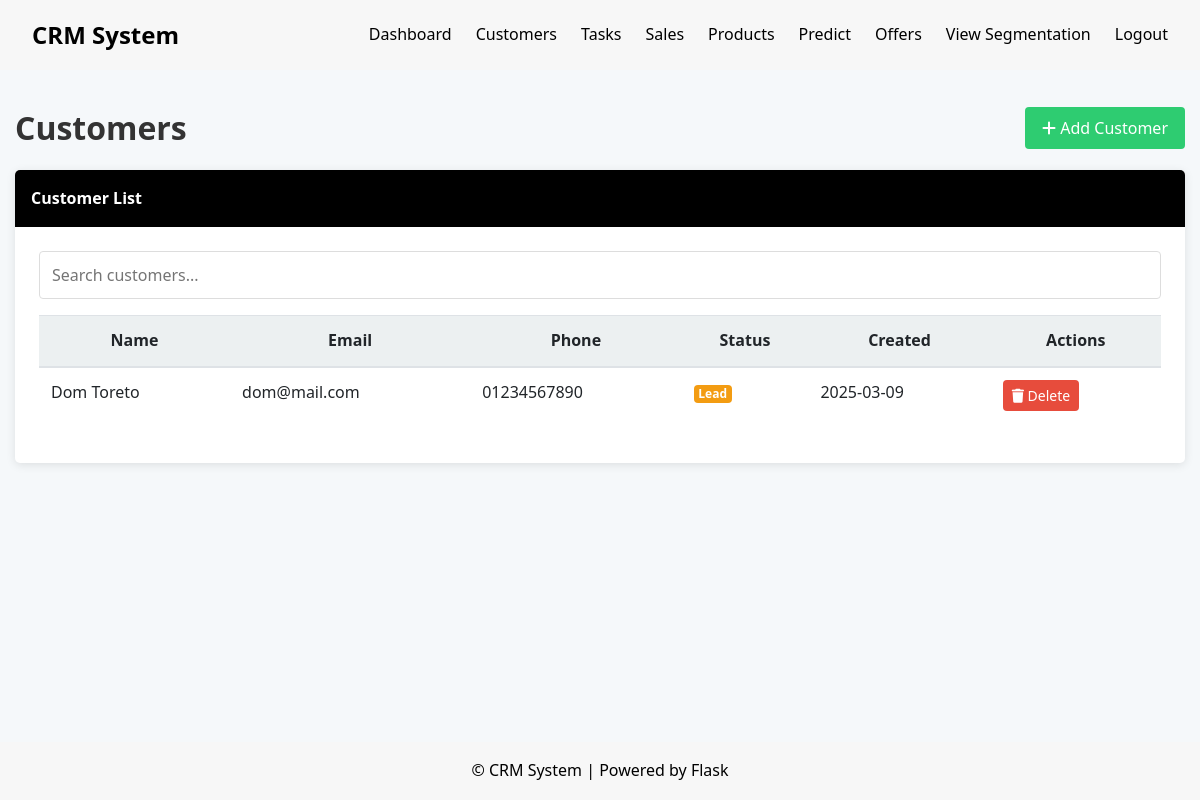
Page /customers (signed in) on the earlier database version.
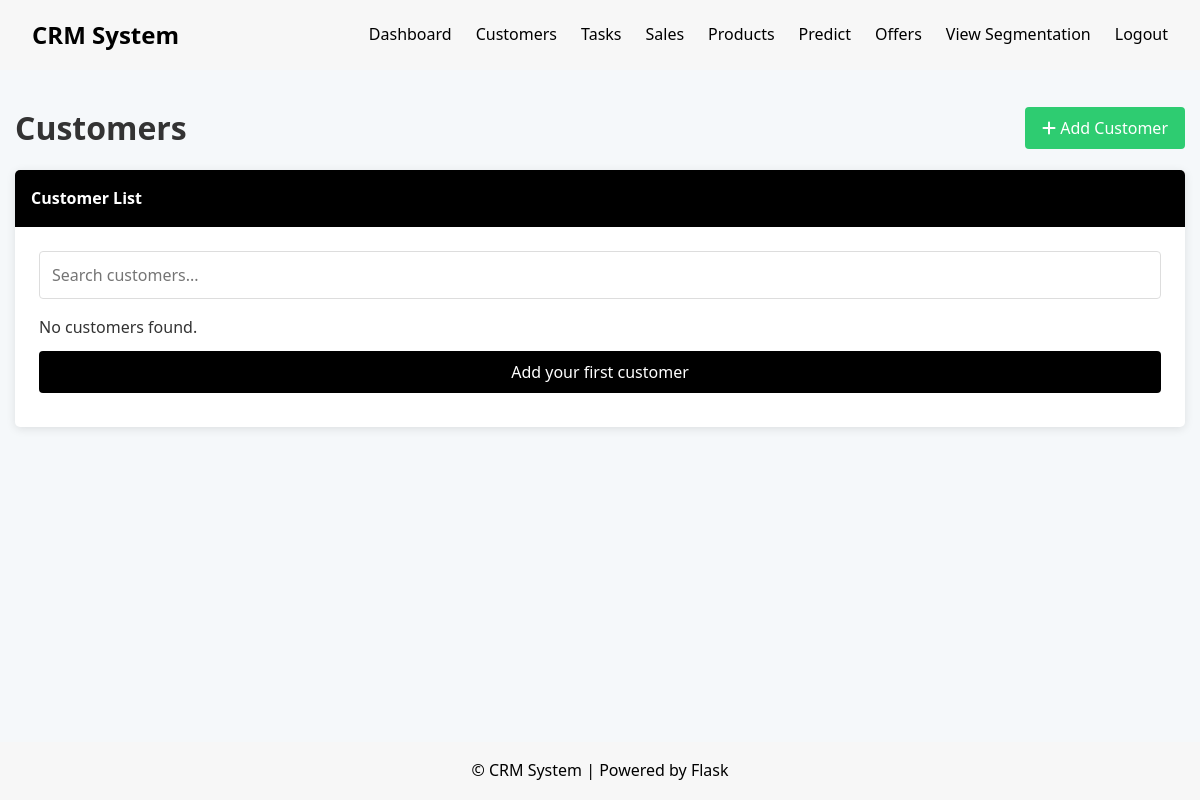
Same page on the later database version.
### app.py (models this page shows)
class Customer(db.Model):
    interactions = db.relationship('Interaction', backref='customer', lazy=True, cascade="all, delete-orphan")
    id = db.Column(db.Integer, primary_key=True)
    first_name = db.Column(db.String(100), nullable=False)
    last_name = db.Column(db.String(100), nullable=False)
    email = db.Column(db.String(100), unique=True, nullable=False)
    phone = db.Column(db.String(20), nullable=False)
    notes = db.Column(db.Text, nullable=True)
    status = db.Column(db.String(20), default='lead')  # ✅ Ensure this is a STRING
    created_at = db.Column(db.DateTime, default=datetime.utcnow)
    created_by = db.Column(db.String(20), db.ForeignKey('user.id'), default='admin',nullable=False)

### app.py (the view)
@app.route('/customers')
def customers():
    if 'user_id' not in session:
        flash('Please login to view customers', 'danger')
        return redirect(url_for('login'))
    customers = Customer.query.all()
    return render_template('customers.html', customers=customers)

### templates/customers.html (shortened to what this page needs)
{% extends "layout.html" %}
{% block content %}
<div style="display: flex; justify-content: space-between; align-items: center; margin-bottom: 1rem;">
    <h1>Customers</h1>
    <a href="{{ url_for('add_customer') }}" class="btn btn-success"><i class="fas fa-plus"></i> Add Customer</a>
</div>
<div class="card">
    <div class="card-header">
        Customer List
    </div>
    <div class="card-body">
        <input type="text" id="customerSearch" class="form-control" placeholder="Search customers..." style="margin-bottom: 1rem;">
        {% if customers %}
        <table class="table" id="customersTable">
            <thead>
                <tr>
                    <th>Name</th>
                    <th>Email</th>
                    <th>Phone</th>
                    <th>Status</th>
                    <th>Created</th>
                    <th>Actions</th>
                </tr>
            </thead>
            <tbody>
                {% for customer in customers %}
                <tr>
                    <td>{{ customer.first_name }} {{ customer.last_name }}</td>
                    <td>{{ customer.email }}</td>
                    <td>{{ customer.phone }}</td>
                    <td>
                        {% if customer.status == 'lead' %}
                        <span class="badge badge-warning">Lead</span>
                        {% elif customer.status == 'prospect' %}
                        <span class="badge badge-primary">Prospect</span>
                        {% elif customer.status == 'customer' %}
                        <span class="badge badge-success">Customer</span>
                        {% else %}
                        <span class="badge badge-secondary">{{ customer.status }}</span>
                        {% endif %}
                    </td>
                    <td>{{ customer.created_at.strftime('%Y-%m-%d') }}</td>
                    <td>
                        <form action="{{ url_for('delete_customer', customer_id=customer.id) }}" method="POST" onsubmit="return confirmDelete();">
                            <button type="submit" class="btn btn-sm btn-danger">
                                <i class="fas fa-trash"></i> Delete
                            </button>
                        </form>
                    </tr>
                {% endfor %}
            </tbody>
        </table>
        {% else %}
        <p>No customers found.</p>
        <a href="{{ url_for('add_customer') }}" class="btn btn-primary">Add your first customer</a>
        {% endif %}
    </div>
</div>
{% endblock %}

### templates/layout.html (shortened to what this page needs)
<!DOCTYPE html>
<html lang="en">
<head>
    <link rel="stylesheet" href="https://cdnjs.cloudflare.com/ajax/libs/font-awesome/6.0.0/css/all.min.css">
</head>
<body>
    {% if session.get('user_id') %}
    <nav class="navbar">
        <a href="{{ url_for('dashboard') }}" class="navbar-brand">CRM System</a>
        <ul class="navbar-nav">
            <li class="nav-item">
                <a href="{{ url_for('dashboard') }}" class="nav-link">Dashboard</a>
            </li>
            <li class="nav-item">
                <a href="{{ url_for('customers') }}" class="nav-link">Customers</a>
            </li>
            <li class="nav-item">
                <a href="{{ url_for('tasks') }}" class="nav-link">Tasks</a>
            </li>
            <li class="nav-item">
                <a href="{{ url_for('sales_list') }}" class="nav-link">Sales</a>
            </li>
            <li class="nav-item">
                <a href="{{ url_for('products_list') }}" class="nav-link">Products</a>
            </li>
            <li class="nav-item">
                <a href="{{ url_for('predict_sales') }}" class="nav-link">Predict</a>
            </li>
            <li class="nav-item">
                <a href="{{ url_for('show_offers') }}" class="nav-link">Offers</a>
            </li>
            <li class=" nav-item">
                <a href="{{ url_for('customer_segmentation') }}" class="nav-link">View Segmentation</a>
            </li>
            <li class="nav-item">
                <a href="{{ url_for('logout') }}" class="nav-link">Logout</a>
            </li>
        </ul>
    </nav>
    {% endif %}
    <div class="container">
        <div class="content">
            {% block content %}{% endblock %}
        </div>
    </div>
    <footer>
        &copy; CRM System | Powered by Flask
    </footer>
</body>
</html>

### templates/layout.html (style rules this page uses)
:root { --primary: #000000; --secondary: #f7f7f7; --success: #2ecc71; --danger: #e74c3c; --warning: #f39c12; --light: #ecf0f1; --dark: #2c3e50; }
* { margin: 0; padding: 0; box-sizing: border-box; font-family: 'Segoe UI', Tahoma, Geneva, Verdana, sans-serif; }
body { background-color: #f5f8fa; color: #333; line-height: 1.6; }
.container { width: 100%; padding-right: 15px; padding-left: 15px; margin-right: auto; margin-left: auto; max-width: 1200px; }
.navbar { display: flex; align-items: center; justify-content: space-between; padding: 1rem 2rem; background-color: var(--secondary); color: black; }
.navbar-brand { font-size: 1.5rem; font-weight: bold; color: black; text-decoration: none; }
.navbar-nav { display: flex; align-items: center; list-style: none; }
.nav-item { margin-left: 1.5rem; }
.nav-link { color: black; text-decoration: none; transition: color 0.3s; }
.content { padding: 2rem 0; }
.card { background-color: white; border-radius: 5px; box-shadow: 0 2px 10px rgba(0, 0, 0, 0.1); margin-bottom: 1.5rem; overflow: hidden; }
.card-header { padding: 1rem; background-color: var(--primary); color: white; font-weight: bold; }
.card-body { padding: 1.5rem; }
.form-control { width: 100%; padding: 0.75rem; border: 1px solid #ddd; border-radius: 4px; font-size: 1rem; transition: border-color 0.3s; }
.btn { display: inline-block; font-weight: 500; color: white; text-align: center; vertical-align: middle; cursor: pointer; background-color: var(--primary); border: 1px solid transparent; padding: 0.5rem 1rem; font-size: 1rem; line-height: 1.5; border-radius: 0.25rem; transition: all 0.3s; text-decoration: none; }
.btn-primary { background-color: var(--primary); display: flex; justify-content: space-around; margin-top: 10px; margin-bottom: 10px; }
.btn-success { background-color: var(--success); }
footer { padding: 1rem; margin-top: 2rem; position: fixed; left: 0; bottom: 0; width: 100%; background-color: var(--secondary); color: black; text-align: center; }

Differences in the rows shown:
removed Customer: first_name "Dom", last_name "Toreto", email "dom@mail.com", phone "01234567890", status "Lead", created_at "2025-03-09"
Other differences:
text no longer shown: "Name Email Phone Status Created Actions"
text now shown: "No customers found. Add your first customer"
